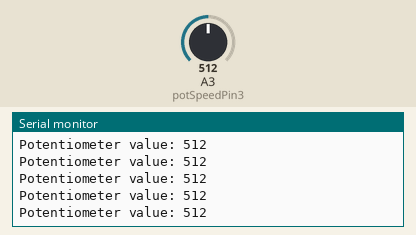
This sketch was run on a simulated Arduino Uno, built with avr-gcc and run on an emulated ATmega328P. On the bench: the last lines printed to the serial monitor. The inputs (shaded band) are chosen by the test bench; at power-on: A3 (potSpeedPin3) = 512.

Above: at 1.2 s.
1.3 s: A3 (potSpeedPin3) set to 716
At 1.56 s:
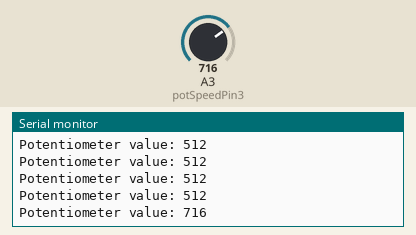
2.8 s: A3 (potSpeedPin3) set to 900
At 2.96 s:
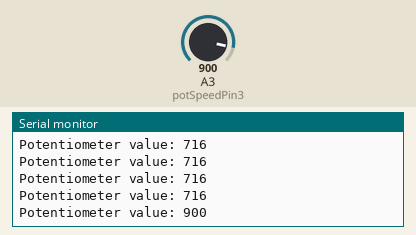
Timing chart, 0 to 5.8 s (numbered marks = the images above; inputs shaded):
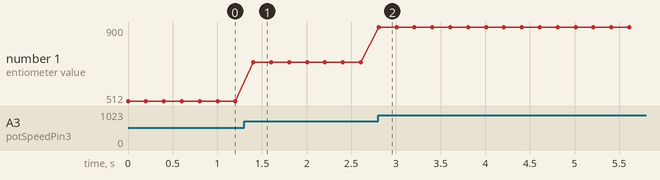

Measured:
- after the input at 1.3 s, the serial monitor: prints a new line after 0.10 s (image 1)
- after the input at 2.8 s, the serial monitor: prints a new line at once (image 2)
- plotted number 1: 512 → 716 after the input at 1.3 s, 716 → 900 after the input at 2.8 s

The sketch:

pot_test_stepper.ino
```cpp
// Define the analog pin where the potentiometer is connected
const int potSpeedPin3 = A3;

void setup() {
  Serial.begin(9600); // Initialize serial communication
}

void loop() {
  // Read analog value (0 to 1023)
  int rawSpeedValue3 = analogRead(potSpeedPin3);

  // Print the value to the Serial Monitor
  Serial.print("Potentiometer value: ");
  Serial.println(rawSpeedValue3);

  delay(200); // Wait for 200 ms before the next reading
}
```
